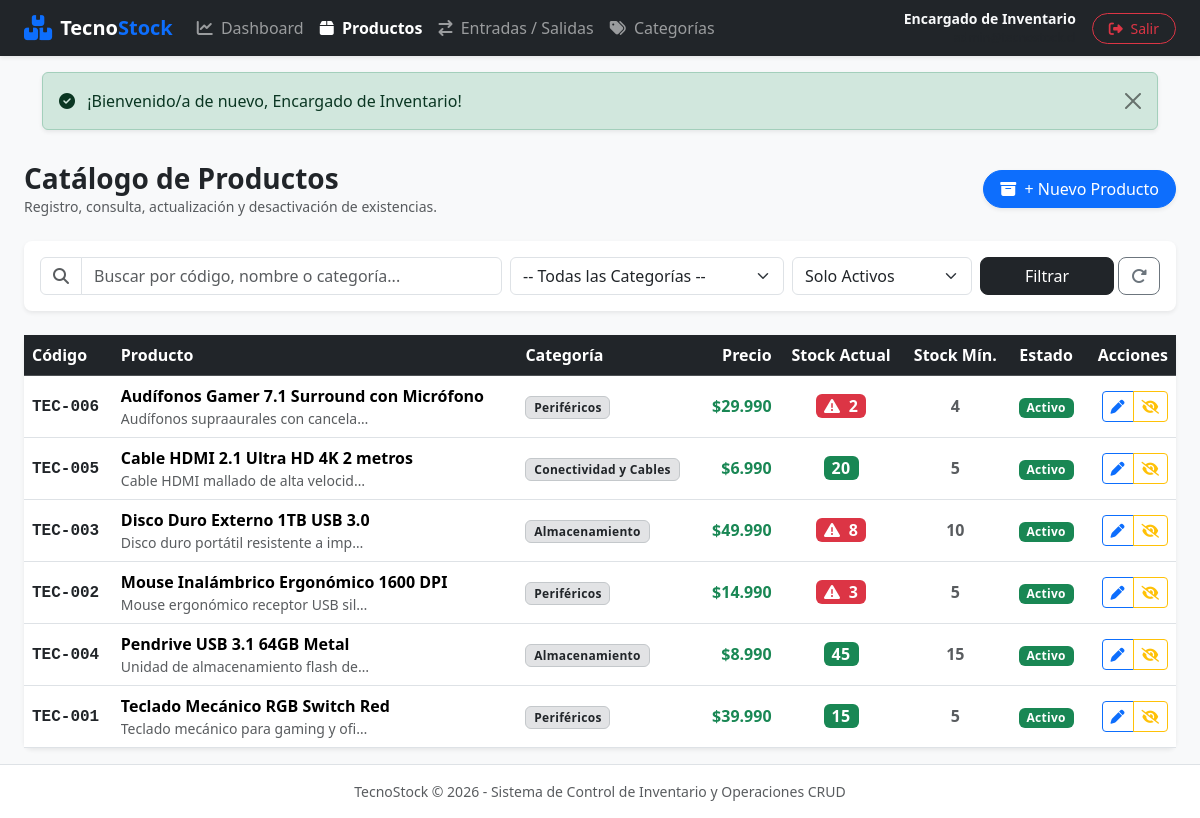
The app's page /productos.php (signed in) with its own data.
### tables this page shows
CREATE TABLE `productos` (
  `id_producto` INT AUTO_INCREMENT PRIMARY KEY,
  `codigo` VARCHAR(50) NOT NULL UNIQUE,
  `nombre` VARCHAR(150) NOT NULL,
  `descripcion` TEXT NULL,
  `precio` DECIMAL(10,2) NOT NULL DEFAULT 0.00,
  `stock_actual` INT NOT NULL DEFAULT 0,
  `stock_minimo` INT NOT NULL DEFAULT 0,
  `estado` TINYINT(1) NOT NULL DEFAULT 1 COMMENT '1: Activo, 0: Inactivo',
  `id_categoria` INT NOT NULL,
  `creado_en` TIMESTAMP DEFAULT CURRENT_TIMESTAMP,
  CONSTRAINT `chk_precio_positivo` CHECK (`precio` >= 0),
  CONSTRAINT `chk_stock_actual_positivo` CHECK (`stock_actual` >= 0),
  CONSTRAINT `chk_stock_minimo_positivo` CHECK (`stock_minimo` >= 0),
  CONSTRAINT `fk_productos_categorias` FOREIGN KEY (`id_categoria`) REFERENCES `categorias` (`id_categoria`) ON DELETE RESTRICT ON UPDATE CASCADE
);

CREATE TABLE `categorias` (
  `id_categoria` INT AUTO_INCREMENT PRIMARY KEY,
  `nombre` VARCHAR(100) NOT NULL UNIQUE,
  `descripcion` TEXT NULL,
  `estado` TINYINT(1) NOT NULL DEFAULT 1 COMMENT '1: Activa, 0: Inactiva',
  `creado_en` TIMESTAMP DEFAULT CURRENT_TIMESTAMP
);

### productos.php (the view, shortened to what this page needs)
<?php
require_once __DIR__ . '/config/db.php';
require_once __DIR__ . '/includes/header.php';
$busqueda  = trim($_GET['q'] ?? '');
$estado    = $_GET['estado'] ?? '1';
try {
    $sql = "
        SELECT p.*, c.nombre AS categoria_nombre,
               (SELECT COUNT(*) FROM movimientos m WHERE m.id_producto = p.id_producto) AS total_movimientos
        FROM productos p
        INNER JOIN categorias c ON p.id_categoria = c.id_categoria
        WHERE 1=1
    ";
    $params = [];
    if ($estado !== 'all') {
        $sql .= " AND p.estado = :estado";
        $params[':estado'] = intval($estado);
    }
    $sql .= " ORDER BY p.nombre ASC";
    $stmtProd = $pdo->prepare($sql);
    $stmtProd->execute($params);
    $productos = $stmtProd->fetchAll();
} catch (PDOException $e) {
    echo "<div class='alert alert-danger'>Error al consultar productos: " . htmlspecialchars($e->getMessage()) . "</div>";
}
?>
<div class="d-flex flex-wrap justify-content-between align-items-center mb-4 gap-2">
    <div>
        <h2 class="h3 fw-bold text-dark mb-0">Catálogo de Productos</h2>
        <p class="text-muted small mb-0">Registro, consulta, actualización y desactivación de existencias.</p>
    </div>
    <button type="button" class="btn btn-primary rounded-pill px-3 shadow-sm" data-bs-toggle="modal" data-bs-target="#modalProducto" onclick="prepararCrearProducto()">
        <i class="fa-solid fa-box-archive me-1"></i> + Nuevo Producto
    </button>
</div>
<div class="card border-0 shadow-sm rounded-3 mb-4">
    <div class="card-body p-3">
        <form method="GET" action="productos.php" class="row g-2 align-items-center">
            <div class="col-12 col-md-5">
                <div class="input-group">
                    <span class="input-group-text bg-white"><i class="fa-solid fa-magnifying-glass text-muted"></i></span>
                    <input type="text" class="form-control" name="q" value="<?php echo htmlspecialchars($busqueda); ?>" placeholder="Buscar por código, nombre o categoría...">
                </div>
            </div>
            <div class="col-6 col-md-3">
                <select name="cat" class="form-select">
                    <option value="0">-- Todas las Categorías --</option>
                </select>
            </div>
            <div class="col-6 col-md-2">
                <select name="estado" class="form-select">
                    <option value="1" <?php echo ($estado === '1') ? 'selected' : ''; ?>>Solo Activos</option>
                </select>
            </div>
            <div class="col-12 col-md-2 d-flex gap-1">
                <button type="submit" class="btn btn-dark w-100 rounded-3">Filtrar</button>
                <a href="productos.php" class="btn btn-outline-secondary rounded-3" title="Limpiar Filtros">
                    <i class="fa-solid fa-rotate-right"></i>
                </a>
            </div>
        </form>
    </div>
</div>
<div class="card border-0 shadow-sm rounded-3">
    <div class="card-body p-0">
        <div class="table-responsive">
            <table class="table table-hover align-middle mb-0">
                <thead class="table-dark">
                    <tr>
                        <th>Código</th>
                        <th>Producto</th>
                        <th>Categoría</th>
                        <th class="text-end">Precio</th>
                        <th class="text-center">Stock Actual</th>
                        <th class="text-center">Stock Mín.</th>
                        <th class="text-center">Estado</th>
                        <th class="text-end">Acciones</th>
                    </tr>
                </thead>
                <tbody>
                    <?php if (empty($productos)): ?>
                        <tr>
                            <td colspan="8" class="text-center py-5 text-muted">
                                <i class="fa-solid fa-box-open fa-2x mb-2 d-block"></i>
                                No se encontraron productos con los criterios especificados.
                            </td>
                        </tr>
                    <?php else: ?>
                        <?php foreach ($productos as $p): ?>
                            <?php
                                $esBajoStock = ($p['stock_actual'] < $p['stock_minimo']);
                                $trClass = ($p['estado'] == 0) ? 'table-secondary text-muted' : ($esBajoStock ? 'table-danger-subtle' : '');
                            ?>
                            <tr class="<?php echo $trClass; ?>">
                                <td><code class="fw-bold fs-6 text-dark"><?php echo htmlspecialchars($p['codigo']); ?></code></td>
                                <td>
                                    <div class="fw-bold"><?php echo htmlspecialchars($p['nombre']); ?></div>
                                    <?php if (!empty($p['descripcion'])): ?>
                                        <div class="small text-muted text-truncate" style="max-width: 250px;">
                                            <?php echo htmlspecialchars($p['descripcion']); ?>
                                        </div>
                                    <?php endif; ?>
                                </td>
                                <td>
                                    <span class="badge bg-secondary-subtle text-dark border border-secondary-subtle">
                                        <?php echo htmlspecialchars($p['categoria_nombre']); ?>
                                    </span>
                                </td>
                                <td class="text-end fw-bold text-success">
                                    $<?php echo number_format($p['precio'], 0, ',', '.'); ?>
                                </td>
                                <td class="text-center">
                                    <?php if ($esBajoStock && $p['estado'] == 1): ?>
                                        <span class="badge bg-danger fs-6 px-2 py-1" title="¡Stock menor al mínimo (<?php echo $p['stock_minimo']; ?>)!">
                                            <i class="fa-solid fa-triangle-exclamation me-1"></i> <?php echo $p['stock_actual']; ?>
                                        </span>
                                    <?php else: ?>
                                        <span class="badge bg-success fs-6 px-2 py-1">
                                            <?php echo $p['stock_actual']; ?>
                                        </span>
                                    <?php endif; ?>
                                </td>
                                <td class="text-center text-muted fw-bold"><?php echo $p['stock_minimo']; ?></td>
                                <td class="text-center">
                                    <?php if ($p['estado'] == 1): ?>
                                        <span class="badge bg-success">Activo</span>
                                    <?php else: ?>
                                        <span class="badge bg-danger">Inactivo</span>
                                    <?php endif; ?>
                                </td>
                                <td class="text-end">
                                    <div class="btn-group btn-group-sm">
                                        <button type="button" class="btn btn-outline-primary"
                                                title="Editar Producto"
                                                onclick='prepararEditarProducto(<?php echo json_encode($p); ?>)'>
                                            <i class="fa-solid fa-pen"></i>
                                        </button>
                                        <?php if ($p['estado'] == 1): ?>
                                            <button type="button" class="btn btn-outline-warning"
                                                    title="Desactivar Producto"
                                                    onclick="confirmarCambioEstado(<?php echo $p['id_producto']; ?>, 0, '<?php echo htmlspecialchars($p['nombre'], ENT_QUOTES); ?>', <?php echo $p['total_movimientos']; ?>)">
                                                <i class="fa-solid fa-eye-slash"></i>
                                            </button>
                                        <?php endif; ?>
                                    </div>
                                </td>
                            </tr>
                        <?php endforeach; ?>
                    <?php endif; ?>
                </tbody>
            </table>
        </div>
    </div>
</div>
<?php require_once __DIR__ . '/includes/footer.php'; ?>

### assets/css/style.css (style rules this page uses)
body { font-family: 'Segoe UI', system-ui, -apple-system, sans-serif; min-height: 100vh; display: flex; flex-direction: column; background-color: #f8f9fa; }
.table-hover tbody tr { transition: background-color 0.2s ease-in-out; }
.card { transition: transform 0.2s ease, shadow 0.2s ease; }
.table-danger-subtle { background-color: #fff5f5 !important; }
.badge { font-weight: 600; letter-spacing: 0.3px; }

### records on screen
productos: codigo "TEC-006", nombre "Audífonos Gamer 7.1 Surround con Micrófono", descripcion "Audífonos supraaurales con cancela…", id_categoria.nombre "Periféricos", precio "29.990", stock_actual "2", stock_minimo "4", estado "Activo"
productos: codigo "TEC-005", nombre "Cable HDMI 2.1 Ultra HD 4K 2 metros", descripcion "Cable HDMI mallado de alta velocid…", id_categoria.nombre "Conectividad y Cables", precio "6.990", stock_actual "20", stock_minimo "5", estado "Activo"
productos: codigo "TEC-003", nombre "Disco Duro Externo 1TB USB 3.0", descripcion "Disco duro portátil resistente a imp…", id_categoria.nombre "Almacenamiento", precio "49.990", stock_actual "8", stock_minimo "10", estado "Activo"
productos: codigo "TEC-002", nombre "Mouse Inalámbrico Ergonómico 1600 DPI", descripcion "Mouse ergonómico receptor USB sil…", id_categoria.nombre "Periféricos", precio "14.990", stock_actual "3", stock_minimo "5", estado "Activo"
productos: codigo "TEC-004", nombre "Pendrive USB 3.1 64GB Metal", descripcion "Unidad de almacenamiento flash de…", id_categoria.nombre "Almacenamiento", precio "8.990", stock_actual "45", stock_minimo "15", estado "Activo"
productos: codigo "TEC-001", nombre "Teclado Mecánico RGB Switch Red", descripcion "Teclado mecánico para gaming y ofi…", id_categoria.nombre "Periféricos", precio "39.990", stock_actual "15", stock_minimo "5", estado "Activo"

### other values on screen
$usuario['nombre'] "Encargado de Inventario"
$_SESSION['mensaje'] "¡Bienvenido/a de nuevo, Encargado de Inventario!"
